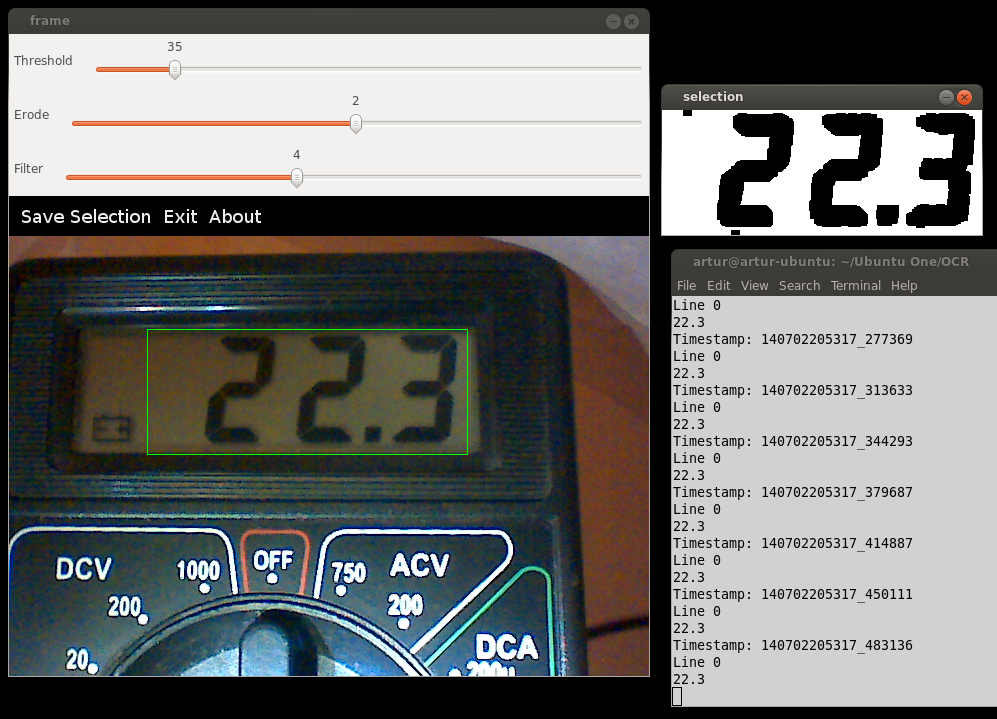
#> input picture ML/img/example.png, 997 x 719 px, given in place of 20180207_235833411_iOS.jpg, which was not available
$ python digit_ocr.py   (older library calls are emulated)
#> lines starting #> are read from the running program, lines starting #| are printed output that depends on the picture; after the words box and inside, x2 and y2 are one past the last pixel; in counts of white or black regions, pixels touching at a corner belong together; pictures that were not available may be replaced by others from this repository, and a replacement may not be noted
import os
import numpy as np
import cv2
import imutils
from imutils.perspective import four_point_transform
from imutils import contours
import json


def sort_contours(cnts, method="right-to-left"):
    # initialize the reverse flag and sort index
    reverse = False
    i = 0

    # handle if we need to sort in reverse
    if method == "right-to-left" or method == "bottom-to-top":
        reverse = True

    # handle if we are sorting against the y-coordinate rather than
    # the x-coordinate of the bounding box
    if method == "top-to-bottom" or method == "bottom-to-top":
        i = 1

    # construct the list of bounding boxes and sort them from top to
    # bottom
    boundingBoxes = [cv2.boundingRect(c) for c in cnts]
    (cnts, boundingBoxes) = zip(*sorted(zip(cnts, boundingBoxes),
                                        key=lambda b: b[1][i], reverse=reverse))

    # return the list of sorted contours and bounding boxes
    return (cnts, boundingBoxes)

def process_image(path_to_img):
    # creates an edge map and convert to gray scale
    image = cv2.imread(path_to_img)
    image = imutils.resize(image, height=1500)
    gray = cv2.cvtColor(image, cv2.COLOR_BGR2GRAY)
    blurred = cv2.GaussianBlur(gray, (3, 3), 0)
    edged = cv2.Canny(blurred, 50, 200, 255)

    # find contours in the edge map, then sort them by their
    # size in descending order
    cnts = cv2.findContours(edged.copy(), cv2.RETR_EXTERNAL,
                            cv2.CHAIN_APPROX_SIMPLE)
    cnts = cnts[0] if imutils.is_cv2() else cnts[1]
    cnts = sorted(cnts, key=cv2.contourArea, reverse=True)
    displayCnt = None

    # loop over the contours
    for c in cnts:
        # approximate the contour
        peri = cv2.arcLength(c, True)
        approx = cv2.approxPolyDP(c, 0.02 * peri, True)

        # if the contour has four vertices, then we have found
        # the thermostat display
        if len(approx) == 4:
            displayCnt = approx
            break
    # find the display aka the first 4 sided object we see
    warped = four_point_transform(gray, displayCnt.reshape(4, 2))
    output = four_point_transform(image, displayCnt.reshape(4, 2))

    # output is the display contoured in gray scale
    return warped, output


def thresh_and_crop(display, output):
    """Threshold image, find countours, and crop the display and output image

    :param display: grayscale image cropped to meter LCD screen
    :param output: Original image cropped to meter LCD screen
    :return:
    """

    thresh = cv2.threshold(display, 0, 255,
                           cv2.THRESH_BINARY_INV | cv2.THRESH_OTSU)[1]

    kernel = cv2.getStructuringElement(cv2.MORPH_ELLIPSE, (1, 5))
    thresh_copy = thresh.copy()
    thresh_copy = cv2.dilate(thresh_copy, kernel, iterations=2)
    # thresh_copy = cv2.erode(thresh_copy, kernel, iterations=2)
    _, cnts, hierarchy = cv2.findContours(thresh.copy(), cv2.RETR_EXTERNAL,cv2.CHAIN_APPROX_SIMPLE)
    digitCnts = []

    for c in cnts:
        (x, y, w, h) = cv2.boundingRect(c)
        if w > h:
            continue
        aspect = float(w) /h
        # remove contours with bad aspect ratios
        if aspect <.2:
            continue

        if w > 4 and h > 12:
            digitCnts.append(c)

    height, width, _ = output.shape
    min_x, min_y = width, height
    max_x = max_y = 0

    # computes the bounding box for the contour, and draws it on the frame,
    for contour in digitCnts:
        (x,y,w,h) = cv2.boundingRect(contour)
        min_x, max_x = min(x, min_x), max(x+w, max_x)
        min_y, max_y = min(y, min_y), max(y+h, max_y)
        # if w > 80 and h > 80:
        #     cv2.rectangle(output, (x,y), (x+w,y+h), (255, 0, 0), 2)

    # crop the threshold copy and the B&W output based on where the numbers are
    thresh_crop = thresh[min_y:max_y, min_x:max_x]
    out_crop = output[min_y:max_y , min_x:max_x]

    return thresh_crop, out_crop


def get_digits(out_crop):
    """

    :param out_crop: an image of the tightly cropped meter values
    :return: list of digits contours
    """
    # adjust exposure
    alpha = float(2.5)
    exposure_img = cv2.multiply(out_crop, np.array([alpha]))
    gray = cv2.cvtColor(exposure_img, cv2.COLOR_BGR2GRAY)

    thresh = cv2.threshold(gray, 0, 255,
                           cv2.THRESH_BINARY_INV | cv2.THRESH_OTSU)[1]

    # remove noise
    kernel = np.ones((1, 1), np.uint8)
    thresh = cv2.erode(thresh, kernel, iterations=2)
    kernel = np.ones((1, 1), np.uint8)
    thresh = cv2.dilate(thresh, kernel, iterations=5)

    # then stretch the image vertically to connect the segments
    kernel = np.ones((3, 1), np.uint8)
    thresh = cv2.dilate(thresh, kernel, iterations=2)

    kernel = np.ones((3, 3), np.uint8)

    thresh = cv2.morphologyEx(thresh, cv2.MORPH_CLOSE, kernel)
    _, cnts, hierarchy = cv2.findContours(thresh.copy(), cv2.RETR_EXTERNAL,cv2.CHAIN_APPROX_SIMPLE)

    # processing again and resetting variables
    digitCnts = []

    for c in cnts:
        (x, y, w, h) = cv2.boundingRect(c)

        aspect = float(w) /h
        # remove contours with bad aspect ratios
        if aspect <.2:
            continue
        # contours that are more wide than tall aren't numbers
        if w > h:
            continue
        # if the contour is too small we can assume it isn't a digit and noise
        if w > 4 and h > 12:
            digitCnts.append(c)

    return thresh, digitCnts


if __name__ == '__main__':
    """Process the image twice, the first time we find the bounding area of the contours of
    the numbers

    the next time processing we extract the numbers and process

    """

    # BASE_PATH = os.path.realpath(__file__)
    DIR_NAME = os.path.dirname(__file__)
    IN_DIR = "in"
    IMG_DIR = "imgs"
    JSON_FILE = "images.json"
    DIGITS = "digits"
    DIGIT_PATH = os.path.abspath(os.path.join(DIR_NAME, IN_DIR, IMG_DIR, DIGITS))
    JSON_PATH = os.path.abspath(os.path.join(DIR_NAME, IN_DIR,JSON_FILE))
    image_list = []

    try:
        data = json.load(open(JSON_PATH, 'r'))
#> (reads in/images.json from the repository)
    except FileExistsError:
        print("couldn't find JSON")
        exit(1)

    # store path to image in image list from json file
    for image in data["body"]["images"]:
        t = (image["name"], image["imagePath"], image["folderPath"] )
        image_list.append(t)

    for image_tuple in image_list:
        name = image_tuple[0]
        DIGIT_DIR = image_tuple[2]
        if not os.path.exists(DIGIT_DIR):
            os.makedirs(DIGIT_DIR)
        # process image and obtain display
        display, output = process_image(image_tuple[1])
#> in process_image, image is the input picture: shape (719, 997, 3); mean B, G, R 110.6, 112, 110.6
#> in process_image, `edged = cv2.Canny(blurred, 50, 200, 255)`:
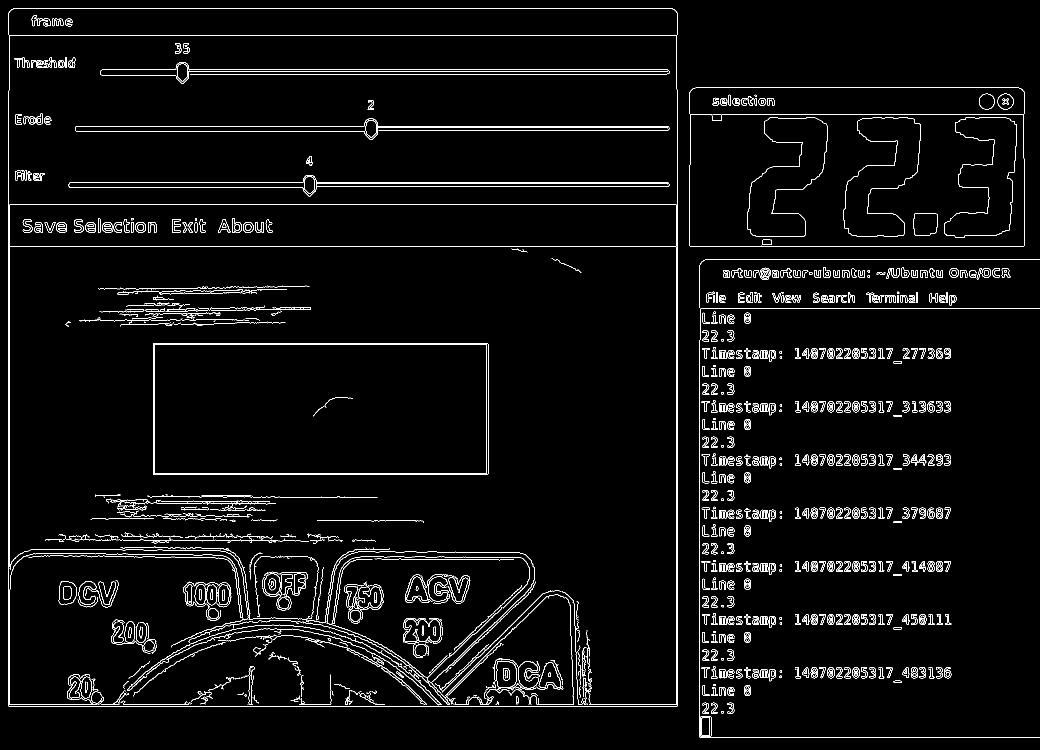
#> edged: shape (1500, 2079) (shown at 1/2 size); 3.3% white in thin lines or dots
#> in process_image, `cnts = cv2.findContours(edged.copy(), cv2.RETR_EXTERNAL, cv2.CHAIN_APP..`: cnts = 452 contours, 203 with area under 20; largest, box (x1, y1, x2, y2) and area: (16, 70, 1356, 1413) 1796437, (1378, 229, 2050, 493) 175814, (1401, 1432, 1423, 1473) 833, (1995, 187, 2027, 219) 774, (1958, 187, 1990, 219) 766
#> the loop in process_image, `for c in cnts:` made 1 pass
#> (peri, displayCnt) on pass 1: (5357.3, [[18, 71], [16, 1411], [1354, 1412], [1353, 71]])
#> in process_image, `warped = four_point_transform(gray, displayCnt.reshape(4, 2))`:
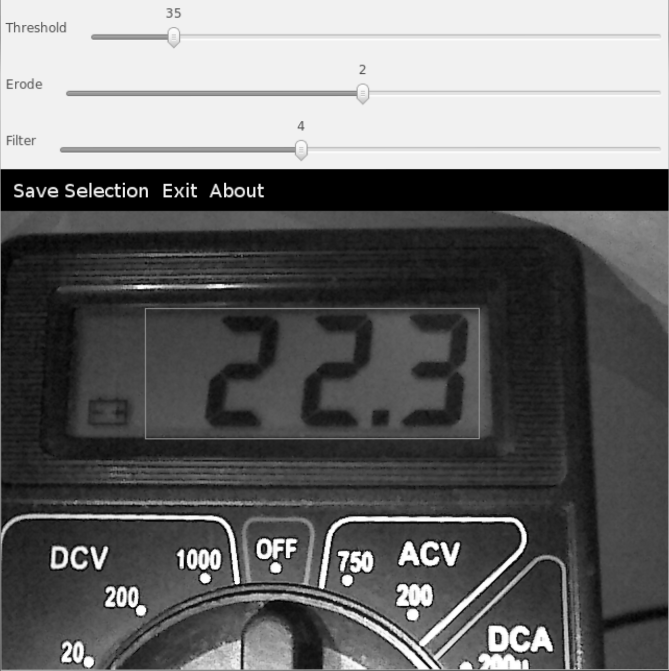
#> warped: shape (1341, 1338) (shown at 1/2 size); min 0, max 255, mean 106.3
#> in process_image, `output = four_point_transform(image, displayCnt.reshape(4, 2))`:
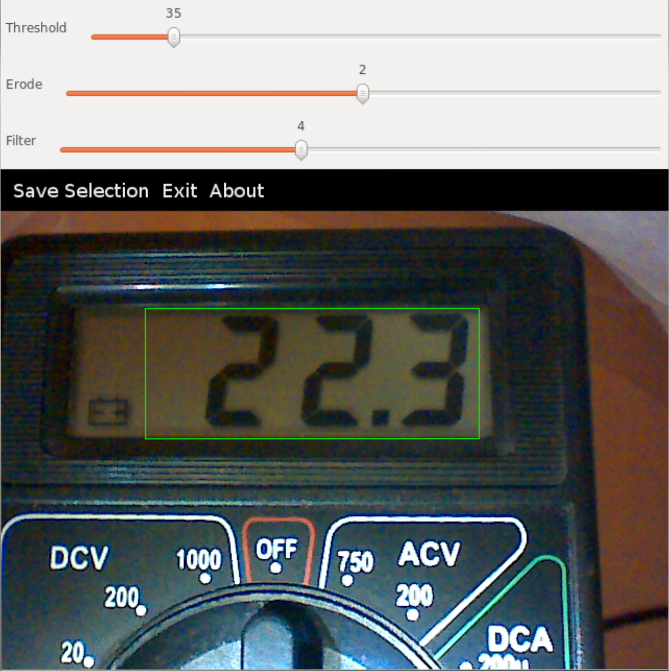
#> output: shape (1341, 1338, 3) (shown at 1/2 size); mean B, G, R 105.4, 107.5, 104.8

        # save display for debugging/testing purposes
        cv2.imwrite(os.path.join(DIGIT_DIR,  "screen.bmp"), display)


    # crop image down to just bigger than the size of the digits
        thresh_crop, out_crop = thresh_and_crop(display, output)
#> in thresh_and_crop, `thresh = cv2.threshold(display, 0, 255, cv2.THRESH_BINARY_INV | cv2.TH..`: thresh: shape (1341, 1338); 70.8% white; 152 black regions (81 under 20 px), largest, box (x1, y1, x2, y2) and area: (0, 0, 1338, 1341) 456982, (465, 422, 1338, 1340) 24603, (637, 1033, 1053, 1294) 8657
#> in thresh_and_crop, `thresh_copy = cv2.dilate(thresh_copy, kernel, iterations=2)`:
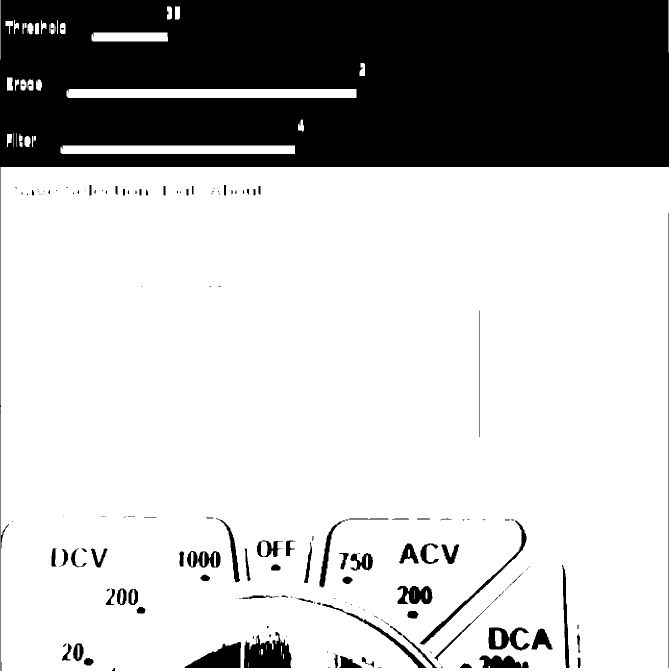
#> thresh_copy: shape (1341, 1338) (shown at 1/2 size); 74.3% white; 165 black regions (88 under 20 px)
#> in thresh_and_crop, `_, cnts, hierarchy = cv2.findContours(thresh.copy(), cv2.RETR_EXTERNAL..`: cnts = 76 contours, 53 with area under 20; largest, box (x1, y1, x2, y2) and area: (1, 338, 1338, 1341) 1268178, (876, 1116, 1132, 1339) 31891, (133, 184, 713, 192) 580, (137, 182, 713, 184) 574, (121, 298, 590, 304) 467
#> the loop in thresh_and_crop, `for c in cnts:` made 76 passes
#> (x, y, w, h, aspect) on passes 3, 4, 5, 6, 9, 10, 11, 14, 15, 18, 20, 21: (674, 1331, 5, 8, 0.625), (497, 1329, 1, 1, 1), (678, 1326, 4, 4, 1), (675, 1319, 7, 7, 1), (562, 1306, 1, 1, 1), (522, 1306, 1, 1, 1), (518, 1304, 1, 1, 1), (533, 1294, 1, 1, 1), (544, 1291, 3, 5, 0.6), (560, 1281, 1, 1, 1), (539, 1277, 6, 7, 0.857), (508, 1277, 3, 4, 0.75)
#> (x, y, w, h) on passes 7, 12, 22, 23, 26, 28: (675, 1314, 5, 3), (522, 1302, 4, 3), (508, 1271, 5, 3), (542, 1269, 15, 12), (629, 1203, 5, 4), (876, 1116, 256, 223)
#> after the loop in thresh_and_crop, `for c in cnts:`: digitCnts = 14 contours, 3 with area under 20; largest, box (x1, y1, x2, y2) and area: (14, 159, 26, 177) 40, (596, 243, 608, 260) 36, (14, 272, 24, 290) 34, (82, 44, 93, 64) 32, (350, 17, 360, 35) 32
#> the loop in thresh_and_crop, `for contour in digitCnts:` made 14 passes
#> (x, y, w, h, min_x, max_x, min_y) on passes 1 to 12: (49, 276, 12, 14, 49, 61, 276), (38, 272, 7, 18, 38, 61, 272), (14, 272, 10, 18, 14, 61, 272), (596, 243, 12, 17, 14, 608, 243), (41, 163, 12, 14, 14, 608, 163), (30, 163, 8, 14, 14, 608, 163), (14, 159, 12, 18, 14, 608, 159), (719, 130, 11, 18, 14, 730, 130), (70, 50, 8, 15, 14, 730, 50), (11, 46, 15, 18, 11, 730, 46), (82, 44, 11, 20, 11, 730, 44), (28, 44, 10, 20, 11, 730, 44)
#> in thresh_and_crop, `thresh_crop = thresh[min_y:max_y, min_x:max_x]`: thresh_crop: shape (273, 719); 2.1% white in thin lines or dots

        # processing the image 2 times ended up being more successful
        # refind contours after croping image
        thresh, digitCnts = get_digits(out_crop)
#> in get_digits, `exposure_img = cv2.multiply(out_crop, np.array([alpha]))`:
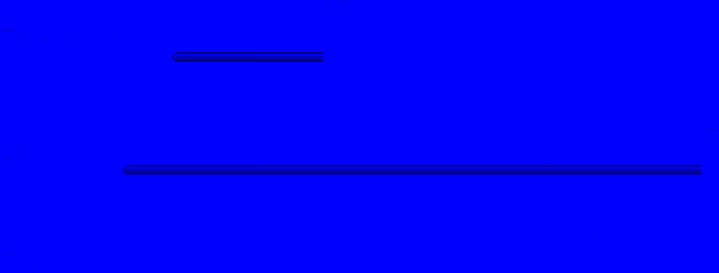
#> exposure_img: shape (273, 719, 3); mean B, G, R 252, 0, 0
#> in get_digits, `gray = cv2.cvtColor(exposure_img, cv2.COLOR_BGR2GRAY)`:
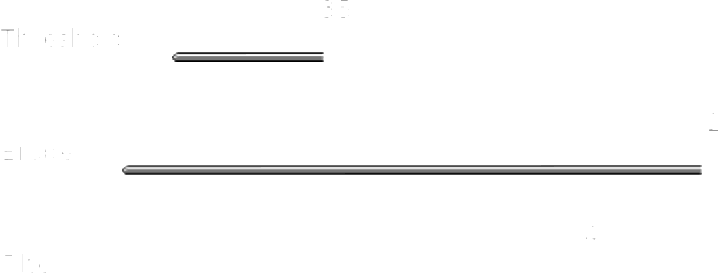
#> gray: shape (273, 719); min 12, max 29, mean 28.7; drawn with min black and max white
#> in get_digits, `thresh = cv2.threshold(gray, 0, 255, cv2.THRESH_BINARY_INV | cv2.THRES..`: thresh: shape (273, 719); 3% white; 7 white regions (5 under 20 px), largest, box (x1, y1, x2, y2) and area: (122, 165, 702, 175) 4622, (172, 52, 324, 62) 1201
#> in get_digits, `thresh = cv2.dilate(thresh, kernel, iterations=2)`:
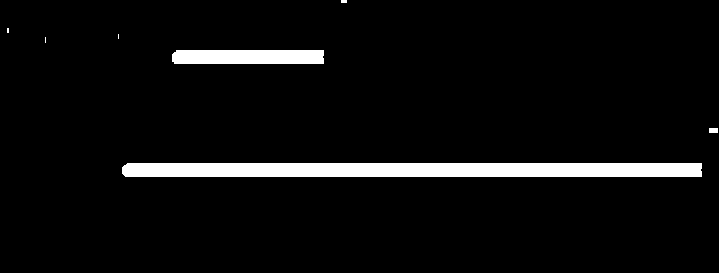
#> thresh: shape (273, 719); 5.2% white; 7 white regions (4 under 20 px), largest, box (x1, y1, x2, y2) and area: (122, 163, 702, 177) 8100, (172, 50, 324, 64) 2111, (709, 128, 718, 133) 45
#> in get_digits, `thresh = cv2.morphologyEx(thresh, cv2.MORPH_CLOSE, kernel)`: thresh: shape (273, 719); 5.2% white; 7 white regions (4 under 20 px)
#> in get_digits, `_, cnts, hierarchy = cv2.findContours(thresh.copy(), cv2.RETR_EXTERNAL..`: cnts = 7 contours, 4 with area under 20; largest, box (x1, y1, x2, y2) and area: (122, 163, 702, 177) 7512, (172, 50, 324, 64) 1950, (709, 128, 719, 133) 36
#> the loop in get_digits, `for c in cnts:` made 7 passes
#> (c, x, y, w, h, aspect) on passes 2, 4, 5, 6, 7: ([[709, 128], [709, 132], [718, 132], [718, 128]], 709, 128, 10, 5, 2), ([[45, 37], [45, 42]], 45, 37, 1, 6, 0.167), ([[118, 34], [118, 38]], 118, 34, 1, 5, 0.2), ([[7, 28], [7, 32], [8, 32], [8, 28]], 7, 28, 2, 5, 0.4), ([[341, 0], [341, 2], [346, 2], [346, 0]], 341, 0, 6, 3, 2)
#> (x, y, w, h, aspect) on passes 1, 3: (122, 163, 580, 14, 41.43), (172, 50, 152, 14, 10.86)
#> after the loop in get_digits, `for c in cnts:`: digitCnts = []
#> digitCnts = []

        # process individual characters
#> (the run stopped early here; a loop or call above may not have finished)
